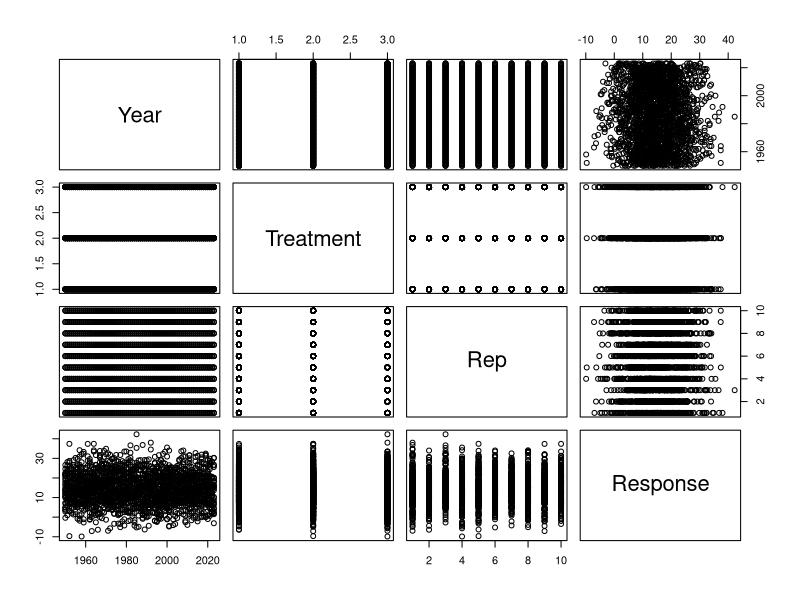
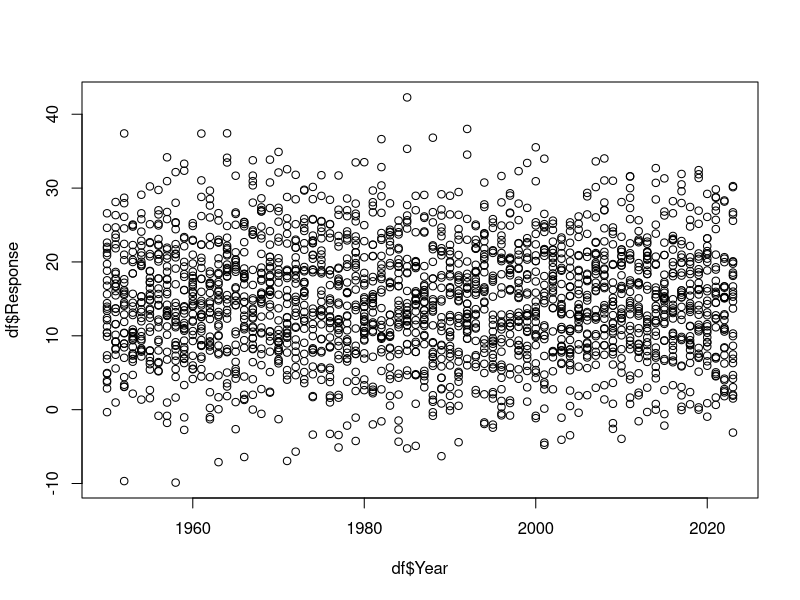
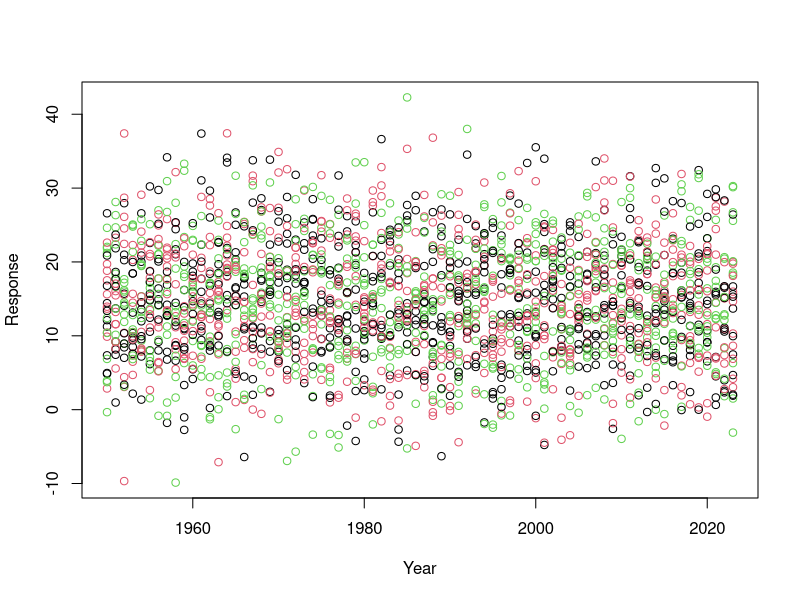
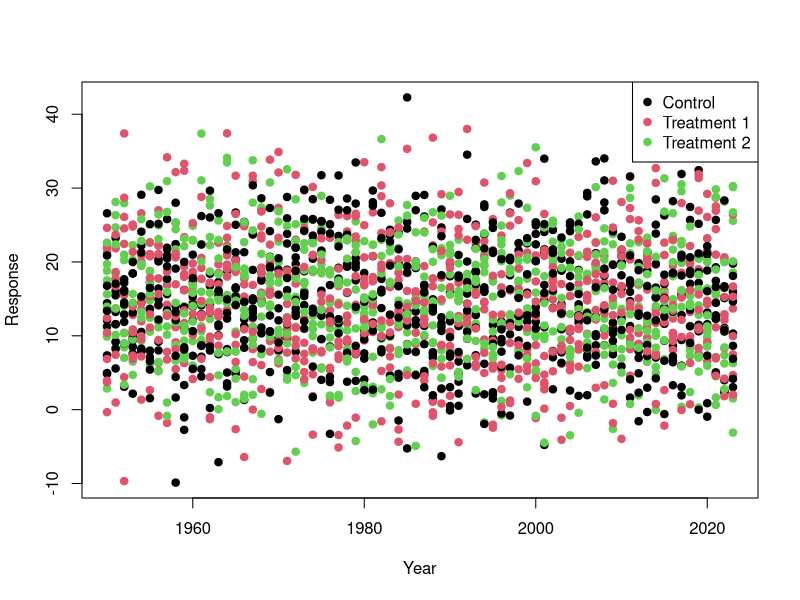
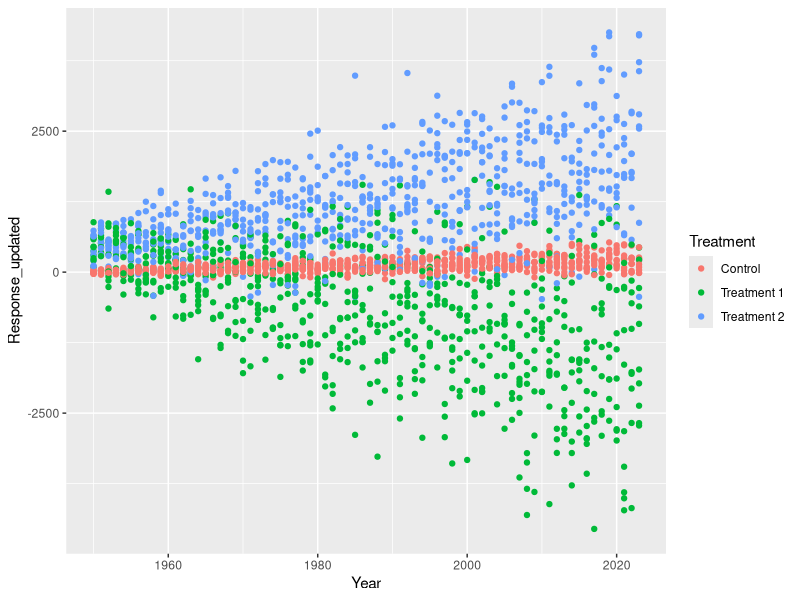
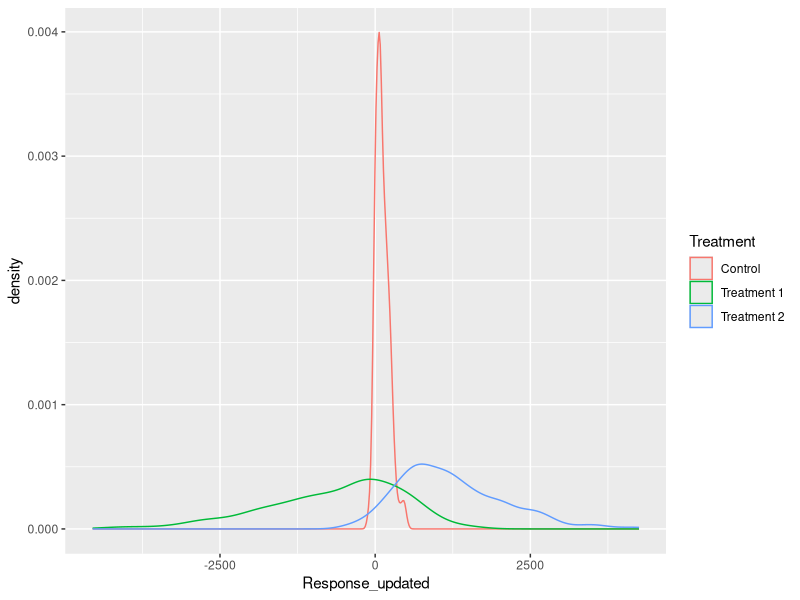
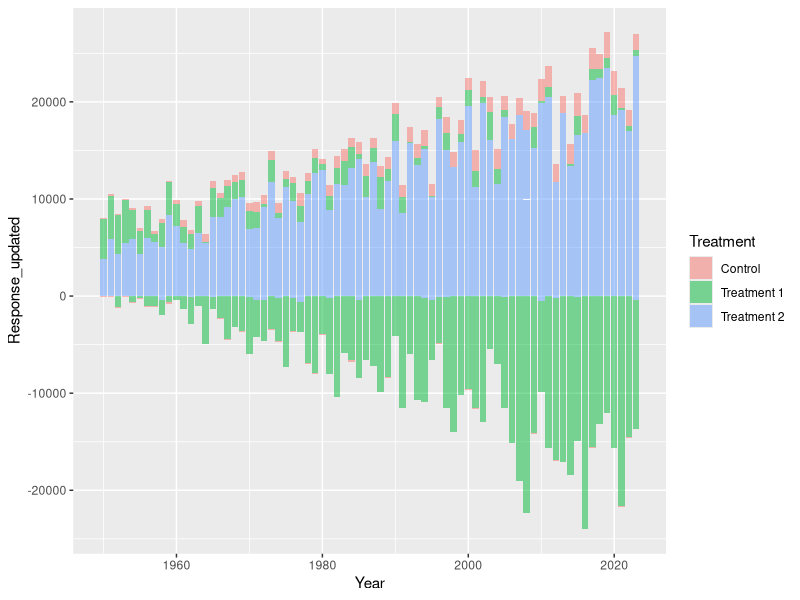
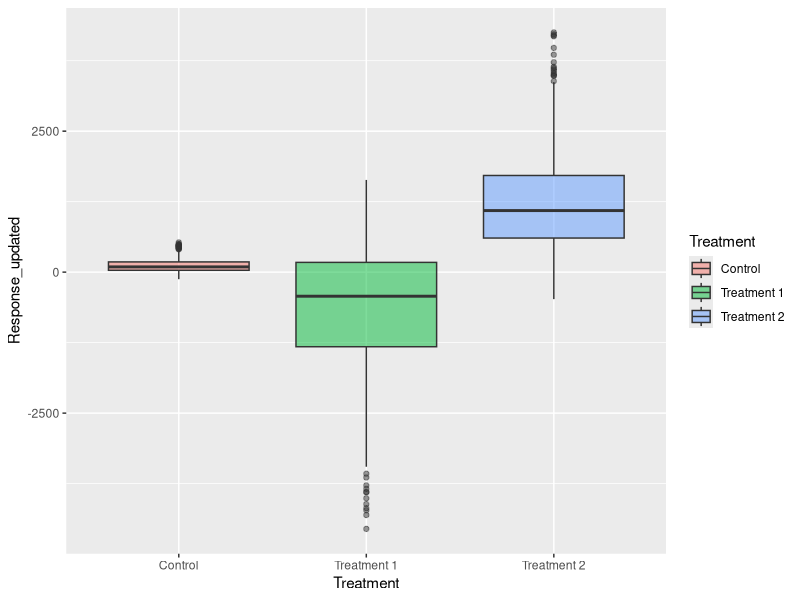

Generate these figures, in order, with R:
## ---- chunk 1

Year <- seq(from=1950,to=2023,by=1)
Treatment <- c("Control","Treatment 1","Treatment 2")
Rep<- seq(from=1,to=10,by=1)

df<-expand.grid(Year=Year,Treatment=Treatment,Rep=Rep)

Response<-rnorm(n=nrow(df),mean = 15,sd=8) 

df$Response<-Response

## ---- chunk 2
plot(df)
## ---- chunk 3
plot(x=df$Year,y=df$Response)
## ---- chunk 4
plot(x=df$Year,
     y=df$Response,
     col=df$Treatment, 
     xlab="Year",
     ylab="Response")
## ---- chunk 5

?plot()

# plot is a common function name 
# so we have to go to the base::plot() section of the help

## ---- chunk 6

plot(x=df$Year,
     y=df$Response,
     col=unique(df$Treatment), 
     xlab="Year",
     ylab="Response",
     pch=19)
legend(x = "topright",          # Position
       legend = unique(df$Treatment),  # Legend texts
       col = c(1,2, 3),           # point colors
       pch=19)                    # point type

## ---- chunk 7
library(tidyverse)

df_1<-df %>% 
  mutate(Response_updated=case_when(
    Treatment=="Control"~jitter(Response)*((Year-1930)/5)-50,
    Treatment=="Treatment 1"~jitter(Response)*((Year-1930)*-2)+1000,
    Treatment=="Treatment 2"~jitter(Response)*((Year-1930)*1.5)-4))

## ---- chunk 8
df_1_summary<-df_1 %>% 
  group_by(Treatment) %>% 
  summarise(MeanResponse=mean(Response_updated),
            SDResponse=sd(Response_updated))

df_1_summary

df_1_summary_year<-df_1 %>% 
  group_by(Treatment,Year) %>% 
  summarise(MeanResponse=mean(Response_updated),
            SDResponse=sd(Response_updated))

df_1_summary_year
## ---- chunk 9
ggplot(data=df_1,
       mapping=aes(x=Year,
                   y=Response_updated,
                   colour=Treatment))+
  geom_point()

## ---- chunk 10
ggplot(df_1,aes(x=Response_updated,colour=Treatment))+
  geom_density()

ggplot(df_1,aes(x=Year,y=Response_updated,fill=Treatment))+
  geom_col(alpha=0.5)

ggplot(df_1,aes(x=Treatment,y=Response_updated,fill=Treatment))+
  geom_boxplot(alpha=0.5)

## ---- chunk 11
ggplot()+
  geom_point(data=df_1,mapping=aes(x=Year,y=Response_updated,colour=Treatment),
             alpha=0.4)+
  geom_ribbon(data=df_1_summary_year,mapping=aes(x=Year,ymax=MeanResponse+SDResponse,
                                                 ymin=MeanResponse-SDResponse,fill=Treatment),
              alpha=0.4)+
  geom_line(data=df_1_summary_year,mapping=aes(x=Year,y=MeanResponse,colour=Treatment))
## ---- chunk 12
ggplot()+
  geom_point(data=df_1,mapping=aes(x=Year,y=Response_updated,colour=Treatment),
             alpha=0.4)+
  geom_ribbon(data=df_1_summary_year,mapping=aes(x=Year,ymax=MeanResponse+SDResponse,
                                                 ymin=MeanResponse-SDResponse,fill=Treatment),
              alpha=0.4)+
  geom_line(data=df_1_summary_year,mapping=aes(x=Year,y=MeanResponse,colour=Treatment))+
  scale_colour_manual(values=c("darkcyan","darkorange","grey30"))+
  scale_fill_manual(values=c("darkcyan","darkorange","grey30"))+
  scale_x_continuous(breaks = c(1955,1982,2010,2023))+ 
  scale_y_reverse()+
  labs(x="Year",y="Response Variable")+
  theme_classic()


## ---- chunk 13
ggplot()+
  geom_point(data=df_1,mapping=aes(x=Year,y=Response_updated,colour=Treatment),
             alpha=0.4)+
  geom_ribbon(data=df_1_summary_year,mapping=aes(x=Year,ymax=MeanResponse+SDResponse,
                                                 ymin=MeanResponse-SDResponse,fill=Treatment),
              alpha=0.4)+
  geom_line(data=df_1_summary_year,mapping=aes(x=Year,y=MeanResponse,colour=Treatment))+
  facet_wrap(~Rep, nrow=2)+
  scale_color_manual(values=c("darkcyan","darkorange","grey30"))+
  scale_fill_manual(values=c("darkcyan","darkorange","grey30"))+
  labs(x="Year",y="Response Variable")+
  theme_classic()
## ---- chunk 14
ggplot()+
  geom_point(data=df_1,mapping=aes(x=Year,y=Response_updated,colour=Treatment),
             alpha=0.4, shape=8)+
  geom_ribbon(data=df_1_summary_year,mapping=aes(x=Year,ymax=MeanResponse+SDResponse,
                                                 ymin=MeanResponse-SDResponse,fill=Treatment),
              alpha=0.4)+
  geom_line(data=df_1_summary_year,mapping=aes(x=Year,y=MeanResponse,colour=Treatment))+
  scale_color_manual(values=c("darkcyan","darkorange","grey30"))+
  scale_fill_manual(values=c("darkcyan","darkorange","grey30"))+
  labs(x="Year",
       y="Response Variable",
       fill="Treatment New Name",
       title= "What a cool plot Title?!", 
       subtitle = "Is it though? The Subtitle is Better.",
       caption= "I think it is cool. So is this Caption."
       )+
  theme_classic()+
  theme(plot.background = element_rect(fill="grey80")
        
        )

ggplot()+
  geom_point(data=df_1,mapping=aes(x=Year,y=Response_updated,colour=Treatment),
             alpha=0.4, shape=8)+
  geom_ribbon(data=df_1_summary_year,mapping=aes(x=Year,ymax=MeanResponse+SDResponse,
                                                 ymin=MeanResponse-SDResponse,fill=Treatment),
              alpha=0.4)+
  geom_line(data=df_1_summary_year,mapping=aes(x=Year,y=MeanResponse,colour=Treatment))+
  scale_color_manual(values=c("darkcyan","darkorange","grey30"))+
  scale_fill_manual(values=c("darkcyan","darkorange","grey30"))+
  labs(x="Year",
       y="Response Variable",
       fill="Treatment New Name",
       title= "What a cool plot Title?!", 
       subtitle = "Is it though? The Subtitle is Better.",
       caption= "I think it is cool. So is this Caption."
       )+
  theme_classic()+
  theme(plot.background = element_rect(fill="grey80"),
        panel.background = element_rect(fill="yellow")
        
        )+
  geom_text(aes(x=1980,y=3000,label="this is text"))

ggplot()+
  geom_point(data=df_1,mapping=aes(x=Year,y=Response_updated,colour=Treatment),
             alpha=0.4, shape=8)+
  geom_ribbon(data=df_1_summary_year,mapping=aes(x=Year,ymax=MeanResponse+SDResponse,
                                                 ymin=MeanResponse-SDResponse,fill=Treatment),
              alpha=0.4)+
  geom_line(data=df_1_summary_year,mapping=aes(x=Year,y=MeanResponse,colour=Treatment))+
  scale_color_manual(values=c("darkcyan","darkorange","grey30"))+
  scale_fill_manual(values=c("darkcyan","darkorange","grey30"))+
  labs(x="Year",
       y="Response Variable",
       fill="Treatment New Name",
       title= "What a cool plot Title?!", 
       subtitle = "Is it though? The Subtitle is Better.",
       caption= "I think it is cool. So is this Caption."
       )+
  theme_classic()+
  theme(plot.background = element_rect(fill="grey80"),
        panel.background = element_rect(fill="yellow"),
        panel.grid.major.x= element_line(colour = "red",linetype = "dotted",linewidth =1)
        
        )+
  geom_text(aes(x=1980,y=3000,label="this is text"))+
  geom_label(aes(x=1980,y=4000,label="this is a label (has a background)"), colour="purple", fill="navyblue")

ggplot()+
  geom_point(data=df_1,mapping=aes(x=Year,y=Response_updated,colour=Treatment),
             alpha=0.4, shape=8)+
  geom_ribbon(data=df_1_summary_year,mapping=aes(x=Year,ymax=MeanResponse+SDResponse,
                                                 ymin=MeanResponse-SDResponse,fill=Treatment),
              alpha=0.4)+
  geom_line(data=df_1_summary_year,mapping=aes(x=Year,y=MeanResponse,colour=Treatment))+
  scale_color_manual(values=c("darkcyan","darkorange","grey30"))+
  scale_fill_manual(values=c("darkcyan","darkorange","grey30"))+
  labs(x="Year",
       y="Response Variable",
       fill="Treatment New Name",
       title= "What a cool plot Title?!", 
       subtitle = "Is it though? The Subtitle is Better.",
       caption= "I think it is cool. So is this Caption."
       )+
  theme_classic()+
  theme(plot.background = element_rect(fill="grey80"),
        panel.background = element_rect(fill="yellow"),
        panel.grid.major.x= element_line(colour = "red",linetype = "dotted",linewidth =1),
        panel.grid.major.y= element_line(colour = "green",linetype = "dotdash",linewidth =2)
        
        )+
  geom_text(aes(x=1980,y=3000,label="this is text"))+
  geom_label(aes(x=1980,y=4000,label="this is a label (has a background)"), colour="purple", fill="navyblue")+
  geom_segment(aes(x=1960,xend=2020,y=2500,yend=-2500))


ggplot()+
  geom_point(data=df_1,mapping=aes(x=Year,y=Response_updated,colour=Treatment),
             alpha=0.4, shape=8)+
  geom_ribbon(data=df_1_summary_year,mapping=aes(x=Year,ymax=MeanResponse+SDResponse,
                                                 ymin=MeanResponse-SDResponse,fill=Treatment),
              alpha=0.4)+
  geom_line(data=df_1_summary_year,mapping=aes(x=Year,y=MeanResponse,colour=Treatment))+
  scale_color_manual(values=c("darkcyan","darkorange","grey30"))+
  scale_fill_manual(values=c("darkcyan","darkorange","grey30"))+
  labs(x="Year",
       y="Response Variable",
       fill="Treatment New Name",
       title= "What a cool plot Title?!", 
       subtitle = "Is it though? The Subtitle is Better.",
       caption= "I think it is cool. So is this Caption."
       )+
  theme_classic()+
  theme(plot.background = element_rect(fill="grey80"),
        panel.background = element_rect(fill="yellow"),
        panel.grid.major.x= element_line(colour = "red",linetype = "dotted",linewidth =1),
        panel.grid.major.y= element_line(colour = "green",linetype = "dotdash",linewidth =2),
        panel.grid.minor.x= element_line(colour = "blue",linetype = "solid",linewidth =3),
        panel.grid.minor.y= element_line(colour = "pink",linetype = "solid",linewidth =2.5)
        
        )+
  geom_text(aes(x=1980,y=3000,label="this is text"))+
  geom_label(aes(x=1980,y=4000,label="this is a label (has a background)"), colour="purple", fill="navyblue")+
  geom_segment(aes(x=1960,xend=2020,y=2500,yend=-2500))


## ---- chunk 15
Plot_To_Save<-ggplot()+
  geom_point(data=df_1,mapping=aes(x=Year,y=Response_updated,colour=Treatment),
             alpha=0.4)+
  geom_ribbon(data=df_1_summary_year,mapping=aes(x=Year,ymax=MeanResponse+SDResponse,
                                                 ymin=MeanResponse-SDResponse,fill=Treatment),
              alpha=0.4)+
  geom_line(data=df_1_summary_year,mapping=aes(x=Year,y=MeanResponse,colour=Treatment))+
  scale_color_manual(values=c("darkcyan","darkorange","grey30"))+
  scale_fill_manual(values=c("darkcyan","darkorange","grey30"))+
  labs(x="Year",y="Response Variable")+
  theme_classic()

ggsave("This_Is_Our_First_Saved_Plot.png", Plot_To_Save, width=10, height=10) # dont forget to put the file type at the end!!! we will use .png
